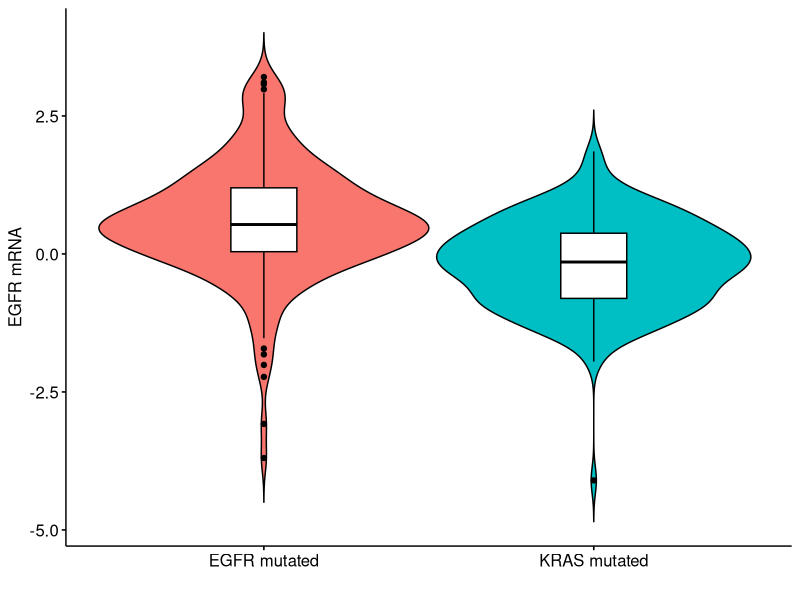
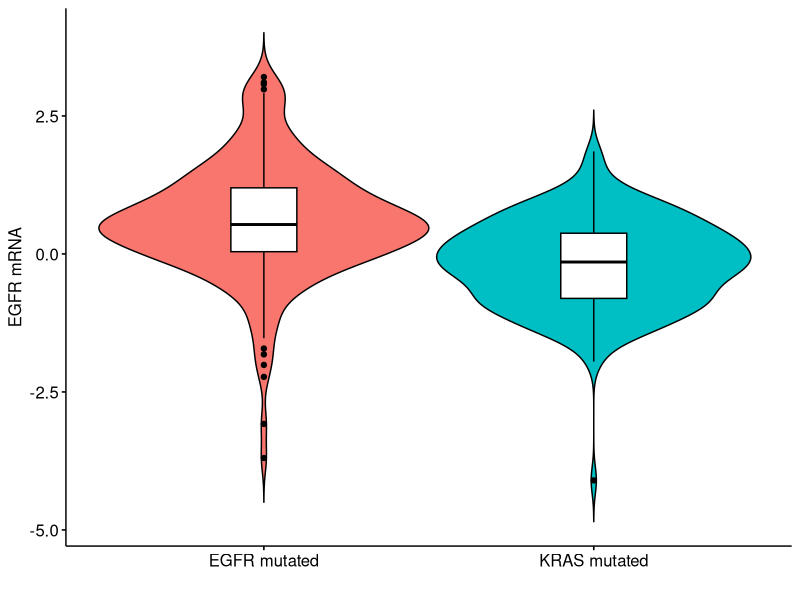

Source code (R) for these figures, in order: (Note: this script raises an error after producing the figures.)
# Attach requirement packages and setting WD -----------------------------------
packages_names <-
  c(
    "tidyverse",
    "data.table",
    "readxl",
    "reshape2",
    "rstudioapi",
    "caTools",
    "car",
    "quantmod",
    "MASS",
    "corrplot",
    "janitor",
    "nortest",
    "survminer",
    "survival",
    "broom",
    "forestplot"
  )

lapply(packages_names, require, character.only = TRUE)

setwd(dirname(getActiveDocumentContext()$path))

rename <- dplyr::rename
select <- dplyr::select
filter <- dplyr::filter
group_by <- dplyr::group_by
mutate <- dplyr::mutate


# Reading data
merged_data <-
  fread("Merged annotated data AURKA, KRAS, TP53, EGFR.csv") %>%
  as_tibble()

# Figure A -------------------------------------------------------
processed_rna_data <- merged_data %>%
  filter(EGFR != KRAS) %>%
  select(EGFR_rna_exp, EGFR, KRAS) %>%
  pivot_longer(
    cols = c("EGFR", "KRAS"),
    names_to = "gene",
    values_to = "impact"
  ) %>%
  filter(impact != "WT") %>%
  select(-impact) %>%
  mutate(gene = as.factor(gene))

processed_rna_data %>%
  ggviolin(
    y = "EGFR_rna_exp",
    x = "gene",
    fill = "gene",
    add = "boxplot",
    add.params = list(fill = "white")
  ) +
  theme(legend.position = "none") +
  ylab("EGFR mRNA") +
  xlab("") +
  scale_x_discrete(labels = c("EGFR" = "EGFR mutated", "KRAS" = "KRAS mutated"))
# stat_compare_means(method = "wilcox.test",
#                    label.y = 4.5,
#                    label.x = 1.3)

ggsave(
  "Paper Figures/Fig 1A.png",
  dpi = 400,
  height = 5,
  width = 5,
  units = "in"
)

# Statistics
EGFR_only_EGFR_rna_exp <-
  filter(processed_rna_data, gene == "EGFR")$EGFR_rna_exp
KRAS_only_EGFR_rna_exp <-
  filter(processed_rna_data, gene == "KRAS")$EGFR_rna_exp

# Check for normality
ad.test(EGFR_only_EGFR_rna_exp)
ad.test(KRAS_only_EGFR_rna_exp)

# Compute variance for t.test
var(EGFR_only_EGFR_rna_exp)
# 0.9
var(KRAS_only_EGFR_rna_exp)
# 1

ks.test(EGFR_only_EGFR_rna_exp, KRAS_only_EGFR_rna_exp)
t.test(EGFR_only_EGFR_rna_exp, KRAS_only_EGFR_rna_exp)


# Figure B -------------------------------------------------
processed_protein_data <- merged_data %>%
  filter(EGFR != KRAS) %>%
  select(EGFR_protein_exp, EGFR, KRAS) %>%
  pivot_longer(
    cols = c("EGFR", "KRAS"),
    names_to = "gene",
    values_to = "impact"
  ) %>%
  filter(impact != "WT") %>%
  select(-impact) %>%
  mutate(gene = as.factor(gene))

processed_protein_data %>%
  ggviolin(
    y = "EGFR_protein_exp",
    x = "gene",
    fill = "gene",
    add = "boxplot",
    add.params = list(fill = "white")
  ) +
  theme(legend.position = "none") +
  ylab("EGFR protein") +
  xlab("") +
  scale_x_discrete(labels = c("EGFR" = "EGFR mutated", "KRAS" = "KRAS mutated"))
# stat_compare_means(method = "wilcox.test",
#                    label.y = 4.5,
#                    label.x = 1.3)

ggsave(
  "Paper Figures/Fig 1B.png",
  dpi = 400,
  height = 5,
  width = 5,
  units = "in"
)

# Statistics
EGFR_only_EGFR_protein_exp <-
  filter(processed_protein_data, gene == "EGFR")$EGFR_protein_exp
KRAS_only_EGFR_protein_exp <-
  filter(processed_protein_data, gene == "KRAS")$EGFR_protein_exp

# Check for normality
ad.test(EGFR_only_EGFR_protein_exp)
ad.test(KRAS_only_EGFR_protein_exp)

# Compute variance for t.test
var(EGFR_only_EGFR_protein_exp, na.rm = T)
# 0.9
var(KRAS_only_EGFR_protein_exp, na.rm = T)
# 1

ks.test(EGFR_only_EGFR_protein_exp, KRAS_only_EGFR_protein_exp)
t.test(EGFR_only_EGFR_protein_exp, KRAS_only_EGFR_protein_exp)
# Figure C --------------------------------------------------------------------
processed_rna_data <- merged_data %>%
  filter(EGFR != KRAS) %>%
  select(AURKA_rna_exp, EGFR, KRAS) %>%
  pivot_longer(
    cols = c("EGFR", "KRAS"),
    names_to = "gene",
    values_to = "impact"
  ) %>%
  filter(impact != "WT") %>%
  select(-impact) %>%
  mutate(gene = as.factor(gene))

processed_rna_data %>%
  ggviolin(
    y = "AURKA_rna_exp",
    x = "gene",
    fill = "gene",
    add = "boxplot",
    add.params = list(fill = "white")
  ) +
  theme(legend.position = "none") +
  ylab("AURKA mRNA") +
  xlab("") +
  scale_x_discrete(labels = c("EGFR" = "EGFR mutated", "KRAS" = "KRAS mutated"))
# stat_compare_means(method = "wilcox.test",
#                    label.y = 4.5,
#                    label.x = 1.3)

ggsave(
  "Paper Figures/Fig 1C.png",
  dpi = 400,
  height = 5,
  width = 5,
  units = "in"
)

# Statistics
EGFR_only_AURKA_rna_exp <-
  filter(processed_rna_data, gene == "EGFR")$AURKA_rna_exp
KRAS_only_AURKA_rna_exp <-
  filter(processed_rna_data, gene == "KRAS")$AURKA_rna_exp

# Check for normality
ad.test(EGFR_only_AURKA_rna_exp)
ad.test(KRAS_only_AURKA_rna_exp)

# Compute variance for t.test
var(EGFR_only_AURKA_rna_exp)
# 0.9
var(KRAS_only_AURKA_rna_exp)
# 1

ks.test(EGFR_only_AURKA_rna_exp, KRAS_only_AURKA_rna_exp)
t.test(EGFR_only_AURKA_rna_exp, KRAS_only_AURKA_rna_exp)


# Figure D ---------------------------------------------------
processed_cna_data_discrete_tp53 <- merged_data %>%
  filter(EGFR != KRAS, !is.na(AURKA_cna)) %>%
  select(AURKA_cna, EGFR, KRAS, TP53) %>%
  pivot_longer(
    cols = c("EGFR", "KRAS"),
    names_to = "gene",
    values_to = "impact"
  ) %>%
  filter(impact != "WT") %>%
  select(-impact) %>%
  mutate(
    gene = paste("TP53", TP53, gene, "MUT", sep = "_"),
    gene = as.factor(gene),
    AURKA_cna = as.factor(AURKA_cna)
  ) %>%
  select(-TP53) %>%
  group_by(AURKA_cna, gene) %>%
  summarise(count = n()) %>%
  mutate(
    AURKA = fct_recode(
      AURKA_cna,
      "Shallow Deletion" = "-1",
      "Diploid" = "0",
      "Gain" = "1",
      "Amplification" = "2"
    )
  ) %>%
  ungroup() %>%
  group_by(gene) %>%
  reframe(proportion = count / sum(count),
          AURKA = AURKA,
          count = count)

processed_cna_data_discrete_tp53 %>%
  mutate(AURKA = fct_relevel(AURKA, "Amplification", "Gain", "Diploid", "Shallow Deletion")) %>%
  ggplot(aes(
    x = gene,
    y = proportion,
    fill = AURKA,
    label = count
  )) +
  geom_col(position = "fill",
           width = .5,
           colour = "black") +
  theme_minimal() +
  xlab("Genomic Variation") +
  ylab("Relative Frequency") +
  geom_text(position = position_stack(vjust = 0.5), size = 4) +
  coord_flip() +
  scale_fill_brewer(palette = "Pastel1") +
  theme(
    legend.position = "top",
    legend.title = element_blank(),
    axis.text = element_text(size = 15, colour = "black"),
    axis.title = element_text(size = 15, colour = "black"),
    legend.text = element_text(size = 15, colour = "black"),
    panel.grid.major = element_line(colour = "gray40"),
    panel.grid.minor = element_line(colour = "gray40")
  ) +
  guides(fill = guide_legend(reverse = TRUE))

ggsave(
  "Paper Figures/Fig 1D.png",
  dpi = 400,
  height = 5,
  width = 13,
  units = "in"
)

# Statistics
EGFR_only_AURKA_CNA <-
  filter(processed_cna_data_discrete_tp53, gene == "EGFR")$count
KRAS_only_AURKA_CNA <-
  filter(processed_cna_data_discrete_tp53, gene == "KRAS")$count

fisher.test(matrix(
  c(EGFR_only_AURKA_CNA, KRAS_only_AURKA_CNA),
  byrow = T,
  nrow = 2
))

# Run a proportions test for each pair of proportions
# test_df <- processed_cna_data_discrete_tp53 %>%
#   select(-proportion) %>%
#   pivot_wider(names_from = gene, values_from = count)
#
# for (i in 1:4) {
#   for (j in 1:3) {
#     test_result <- prop.test(c(as.numeric(test_df[i, j + 1]), as.numeric(test_df[i, j + 2])),
#                              c(sum(test_df[, j + 1]), sum(test_df[, j + 2])))
#     if (test_result$p.value < 0.05) {
#       print(test_df[i, j])
#       print(test_df[i, j + 1])
#       print(test_result)
#     }
#   }
# }



# NEW way
statistics <- processed_cna_data_discrete_tp53 %>%
  mutate(AURKA = str_replace(AURKA, "Amplification", "Gain")) %>%
  mutate(AURKA = as.factor(AURKA)) %>%
  group_by(gene, AURKA) %>%
  reframe(gene = gene, count = sum(count)) %>%
  distinct() %>%
  group_by(gene) %>%
  reframe(sum = sum(count),
          count = count,
          AURKA = AURKA) %>%
  group_by(AURKA) %>%
  filter(AURKA == "Gain")

i_ext <- c()
for (i in 1:3) {
  i_ext <- c(1:4)[which(c(1:4) > i)]
  for (k in i_ext) {
    print(c(i, k))
    print(prop.test(
      c(statistics$count[i], statistics$count[k]),
      c(statistics$sum[i], statistics$sum[k])
    )$p.value)
  }
}


# Figure E --------------------------------------------------------------------
processed_rna_data_tp53 <- merged_data %>%
  filter(EGFR != KRAS) %>%
  select(EGFR, TP53, KRAS, AURKA_rna_exp) %>%
  mutate(
    EGFR_only = ifelse(EGFR == "ALT" & KRAS == "WT", "ALT", "WT"),
    KRAS_only = ifelse(KRAS == "ALT" & EGFR == "WT", "ALT", "WT"),
    across(
      !AURKA_rna_exp,
      .fns = function(x) {
        as.factor(x)
      }
    )
  ) %>%
  pivot_longer(cols = contains("only"),
               names_to = "subgroup",
               values_to = "alteration") %>%
  filter(!alteration == "WT")

# processed_rna_data_tp53 %>%
#   ggplot(aes(
#     y = AURKA_rna_exp,
#     fill = subgroup,
#     x = subgroup,
#     col = TP53
#   )) +
#   geom_violin(show.legend = F) +
#   geom_boxplot(width = .2, position = position_dodge(.9)) +
#   scale_color_manual(values = c("ALT" = "gray80", "WT" = "black")) +
#   theme_classic()

my_comparisons <- list(c("EGFR_only", "KRAS_only"))

processed_rna_data_tp53 %>%
  ggviolin(
    y = "AURKA_rna_exp",
    x = "subgroup",
    col = "TP53",
    fill = "subgroup",
    add = "boxplot",
    add.params = list(fill = "white")
  ) +
  theme(legend.position = "none") +
  # stat_compare_means(
  #   method = "wilcox.test",
  #   label.y = 4.5,
  #   label.x = 1.3,
  #   paired = T
  # ) +
  scale_color_manual(values = c("ALT" = "gray80", "WT" = "black")) +
  ylab("AURKA mRNA") +
  xlab("") +
  scale_x_discrete(labels = c("EGFR_only" = "EGFR mutated", "KRAS_only" = "KRAS mutated"))

ggsave(
  "Paper Figures/Fig 1E.png",
  dpi = 400,
  height = 5,
  width = 5,
  units = "in"
)

# Statistics
EGFR_only_TP53_mut_AURKA_rna_exp <-
  filter(processed_rna_data_tp53, EGFR == "ALT", TP53 == "ALT")$AURKA_rna_exp
EGFR_only_TP53_wt_AURKA_rna_exp <-
  filter(processed_rna_data_tp53, EGFR == "ALT", TP53 == "WT")$AURKA_rna_exp

KRAS_only_TP53_mut_AURKA_rna_exp <-
  filter(processed_rna_data_tp53, KRAS == "ALT", TP53 == "ALT")$AURKA_rna_exp
KRAS_only_TP53_wt_AURKA_rna_exp <-
  filter(processed_rna_data_tp53, KRAS == "ALT", TP53 == "WT")$AURKA_rna_exp


# Check for normality
ad.test(EGFR_only_TP53_mut_AURKA_rna_exp)
ad.test(EGFR_only_TP53_wt_AURKA_rna_exp)
ad.test(KRAS_only_TP53_mut_AURKA_rna_exp)
ad.test(KRAS_only_TP53_wt_AURKA_rna_exp)

# Compute variance for t.test
var(EGFR_only_TP53_mut_AURKA_rna_exp)
# 0.88
var(EGFR_only_TP53_wt_AURKA_rna_exp)
# 0.71
var(KRAS_only_TP53_mut_AURKA_rna_exp)
# 0.73
var(KRAS_only_TP53_wt_AURKA_rna_exp)
# 1.03

ks.test(EGFR_only_TP53_mut_AURKA_rna_exp,
        EGFR_only_TP53_wt_AURKA_rna_exp)
ks.test(EGFR_only_TP53_wt_AURKA_rna_exp,
        KRAS_only_TP53_wt_AURKA_rna_exp)
ks.test(KRAS_only_TP53_mut_AURKA_rna_exp,
        KRAS_only_TP53_wt_AURKA_rna_exp)
ks.test(EGFR_only_TP53_mut_AURKA_rna_exp,
        KRAS_only_TP53_mut_AURKA_rna_exp)

t.test(EGFR_only_TP53_mut_AURKA_rna_exp,
       EGFR_only_TP53_wt_AURKA_rna_exp)
t.test(EGFR_only_TP53_wt_AURKA_rna_exp,
       KRAS_only_TP53_wt_AURKA_rna_exp)
t.test(KRAS_only_TP53_mut_AURKA_rna_exp,
       KRAS_only_TP53_wt_AURKA_rna_exp)
t.test(EGFR_only_TP53_mut_AURKA_rna_exp,
       KRAS_only_TP53_mut_AURKA_rna_exp)


# Figure F --------------------------------------------------------------------
processed_rna_data_tp53 <- merged_data %>%
  filter(EGFR != KRAS) %>%
  select(EGFR, TP53, KRAS, EGFR_rna_exp) %>%
  mutate(
    EGFR_only = ifelse(EGFR == "ALT" & KRAS == "WT", "ALT", "WT"),
    KRAS_only = ifelse(KRAS == "ALT" & EGFR == "WT", "ALT", "WT"),
    across(
      !EGFR_rna_exp,
      .fns = function(x) {
        as.factor(x)
      }
    )
  ) %>%
  pivot_longer(cols = contains("only"),
               names_to = "subgroup",
               values_to = "alteration") %>%
  filter(!alteration == "WT")

# processed_rna_data_tp53 %>%
#   ggplot(aes(
#     y = EGFR_rna_exp,
#     fill = subgroup,
#     x = subgroup,
#     col = TP53
#   )) +
#   geom_violin(show.legend = F) +
#   geom_boxplot(width = .2, position = position_dodge(.9)) +
#   scale_color_manual(values = c("ALT" = "gray80", "WT" = "black")) +
#   theme_classic()

# my_comparisons <- list(c("EGFR_only", "KRAS_only"))

processed_rna_data_tp53 %>%
  ggviolin(
    y = "EGFR_rna_exp",
    fill = "subgroup",
    x = "subgroup",
    col = "TP53",
    add = "boxplot",
    add.params = list(fill = "white")
  ) +
  theme(legend.position = "none") +
  # stat_compare_means(method = "wilcox.test",
  #                    label.y = 4.5,
  #                    label.x = 1.3) +
  scale_color_manual(values = c("ALT" = "gray80", "WT" = "black")) +
  ylab("EGFR mRNA") +
  xlab("") +
  scale_x_discrete(labels = c("EGFR_only" = "EGFR mutated", "KRAS_only" = "KRAS mutated"))


ggsave(
  "Paper Figures/Fig 1F.png",
  dpi = 400,
  height = 5,
  width = 5,
  units = "in"
)


# Statistics
EGFR_only_TP53_mut_EGFR_rna_exp <-
  filter(processed_rna_data_tp53, EGFR == "ALT", TP53 == "ALT")$EGFR_rna_exp
EGFR_only_TP53_wt_EGFR_rna_exp <-
  filter(processed_rna_data_tp53, EGFR == "ALT", TP53 == "WT")$EGFR_rna_exp

KRAS_only_TP53_mut_EGFR_rna_exp <-
  filter(processed_rna_data_tp53, KRAS == "ALT", TP53 == "ALT")$EGFR_rna_exp
KRAS_only_TP53_wt_EGFR_rna_exp <-
  filter(processed_rna_data_tp53, KRAS == "ALT", TP53 == "WT")$EGFR_rna_exp


# Check for normality
ad.test(EGFR_only_TP53_mut_EGFR_rna_exp)
ad.test(EGFR_only_TP53_wt_EGFR_rna_exp)
ad.test(KRAS_only_TP53_mut_EGFR_rna_exp)
ad.test(KRAS_only_TP53_wt_EGFR_rna_exp)

# Compute variance for t.test
var(EGFR_only_TP53_mut_EGFR_rna_exp)
# 0.88
var(EGFR_only_TP53_wt_EGFR_rna_exp)
# 0.71
var(KRAS_only_TP53_mut_EGFR_rna_exp)
# 0.73
var(KRAS_only_TP53_wt_EGFR_rna_exp)
# 1.03

ks.test(EGFR_only_TP53_mut_EGFR_rna_exp,
        EGFR_only_TP53_wt_EGFR_rna_exp)
ks.test(EGFR_only_TP53_wt_EGFR_rna_exp,
        KRAS_only_TP53_wt_EGFR_rna_exp)
ks.test(KRAS_only_TP53_mut_EGFR_rna_exp,
        KRAS_only_TP53_wt_EGFR_rna_exp)
ks.test(EGFR_only_TP53_mut_EGFR_rna_exp,
        KRAS_only_TP53_mut_EGFR_rna_exp)

t.test(EGFR_only_TP53_mut_EGFR_rna_exp,
       EGFR_only_TP53_wt_EGFR_rna_exp)
t.test(EGFR_only_TP53_wt_EGFR_rna_exp,
       KRAS_only_TP53_wt_EGFR_rna_exp)
t.test(KRAS_only_TP53_mut_EGFR_rna_exp,
       KRAS_only_TP53_wt_EGFR_rna_exp)
t.test(EGFR_only_TP53_mut_EGFR_rna_exp,
       KRAS_only_TP53_mut_EGFR_rna_exp)
